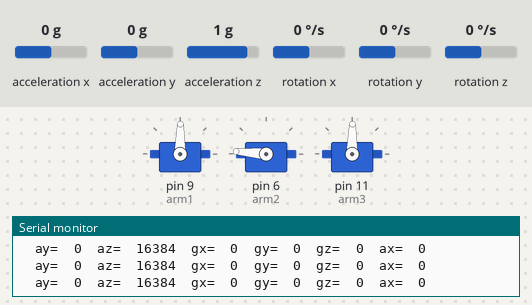
Simulated run of this sketch. Board: Arduino Uno, built with avr-gcc and run on an emulated ATmega328P. Parts: 3 × servo, the last lines printed to the serial monitor. The inputs (shaded band) are chosen by the test bench; at power-on: acceleration x 0 g, acceleration y 0 g, acceleration z 1 g, rotation x 0 °/s, rotation y 0 °/s, rotation z 0 °/s.

Above: at 1.2 s.
1.3 s: acceleration x set to -1.4 g
At 2.5 s:
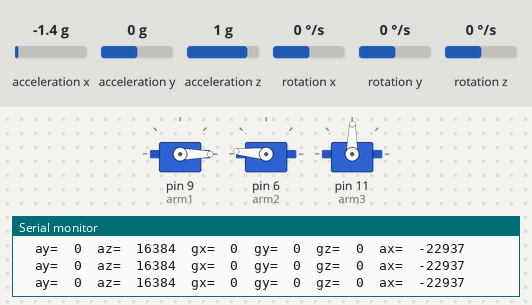
2.8 s: acceleration y set to -1.4 g
At 4.0 s:
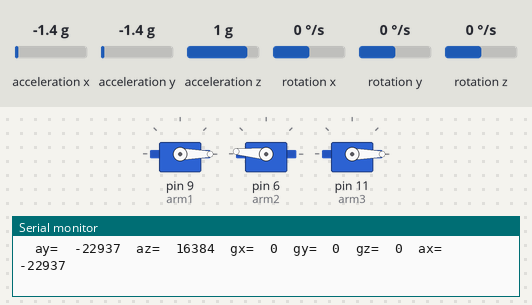
4.3 s: acceleration z set to -1.4 g
At 5.4 s:
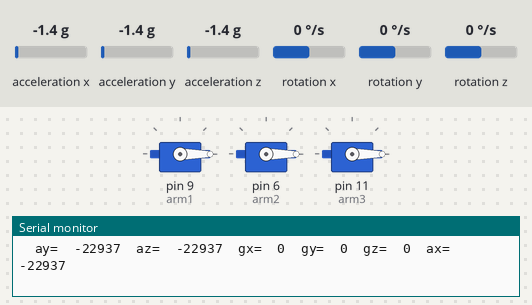
5.8 s: acceleration x set to 0 g
At 6.9 s:
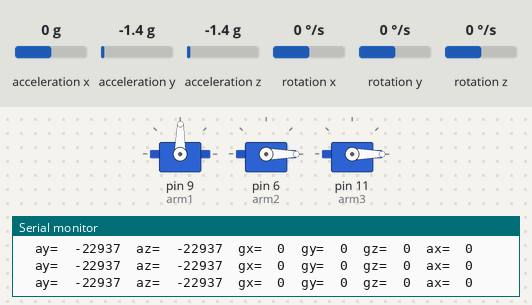
7.3 s: acceleration x set to -0.8 g
At 8.2 s:
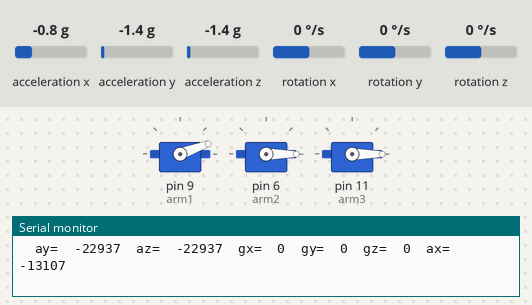
8.8 s: acceleration y set to 0 g
At 9.7 s:
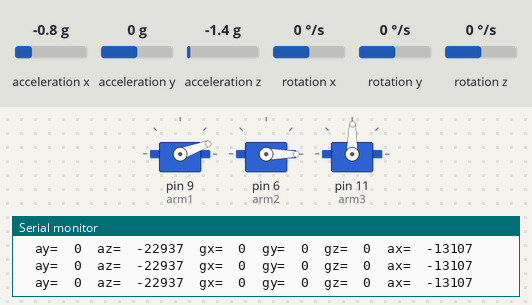
Timing chart, 0 to 11.3 s (numbered marks = the images above; inputs shaded):
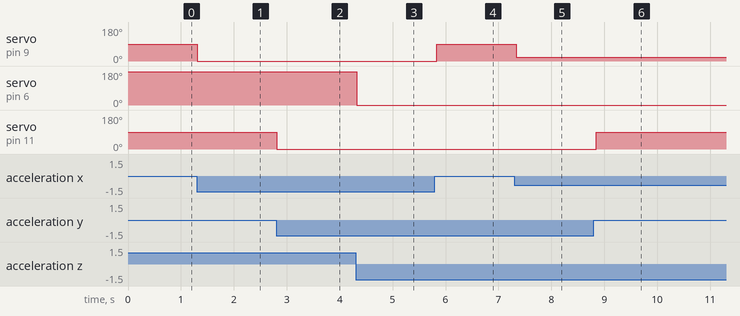

Measured:
- after the input at 1.3 s, servo on pin 9 (arm1): 89° → 0° at once
- after the input at 2.8 s, servo on pin 11 (arm3): 89° → 0° at once
- after the input at 4.3 s, servo on pin 6 (arm2): 175° → 0° at once
- after the input at 5.8 s, servo on pin 9 (arm1): 0° → 89° at once
- after the input at 7.3 s, servo on pin 9 (arm1): 89° → 20° at once
- after the input at 8.8 s, servo on pin 11 (arm3): 0° → 89° after 0.05 s

The sketch:

platform.ino
```cpp
#include "Wire.h"
#include "I2Cdev.h"
#include "MPU6050.h"


MPU6050 mpu;
int16_t ax, ay, az;
int16_t gx, gy, gz;

#include <Servo.h>
Servo arm1;
Servo arm2;
Servo arm3;


void setup()
{
Wire.begin();
Serial.begin(38400);
Serial.println("Initialize MPU");
mpu.initialize();
Serial.println(mpu.testConnection() ? "Connected" : "Connection failed");
  arm1.attach(9);
  arm2.attach(6);
  arm3.attach(11);

}

void loop()
{
mpu.getMotion6(&ax, &ay, &az, &gx, &gy, &gz);
  Serial.print("\t");
  Serial.print("ax=  ");
  Serial.println(ax);

  Serial.print("\t");
  Serial.print("ay=  ");
  Serial.print(ay);


 Serial.print("\t");
  Serial.print("az=  ");
 Serial.print(az);


   Serial.print("\t");
  Serial.print("gx=  ");
  Serial.print(gx);
//
//
   Serial.print("\t");
  Serial.print("gy=  ");
  Serial.print(gy);
//
//
  Serial.print("\t");
  Serial.print("gz=  ");
  Serial.print(gz);

arm1.write(map(ax, -17000, 17000, 0, 179));
arm2.write(map(az, -17000, 17000, 0, 179));
arm3.write(map(ay, -17000, 17000, 0, 179));


delay(60);

}
```
